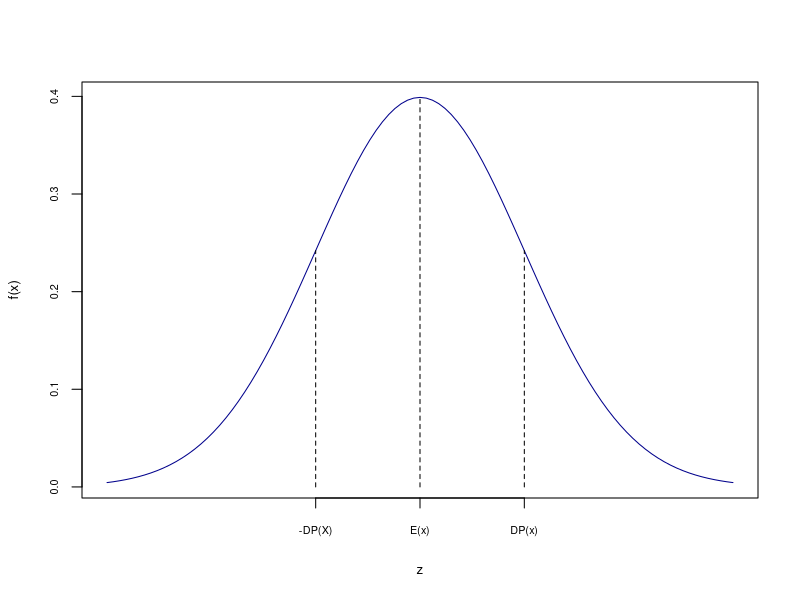
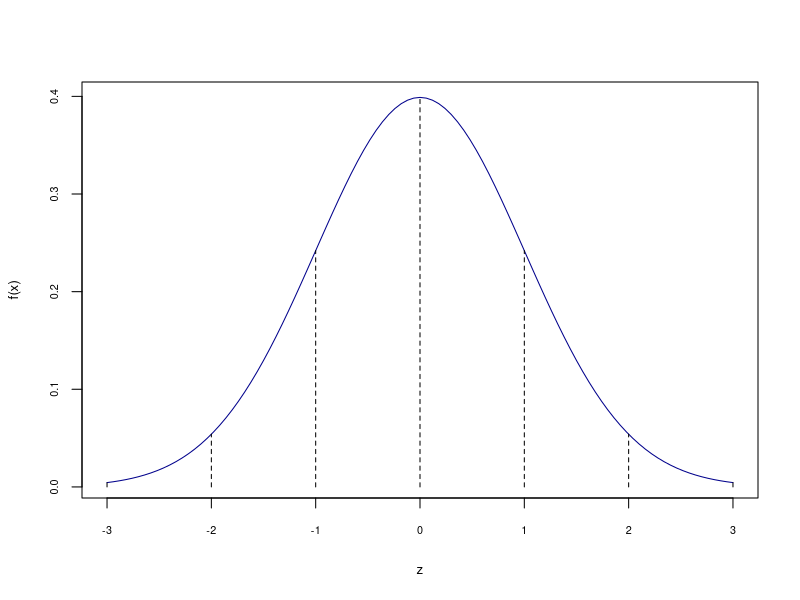
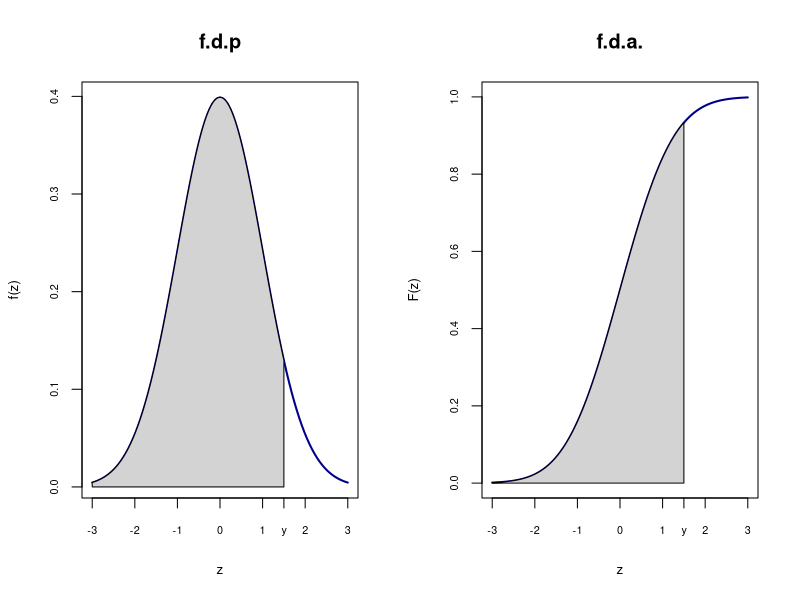
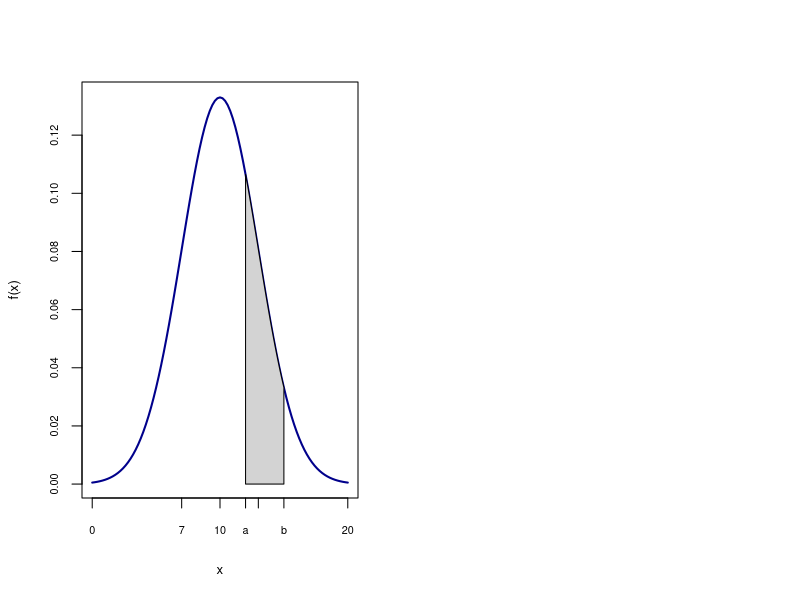
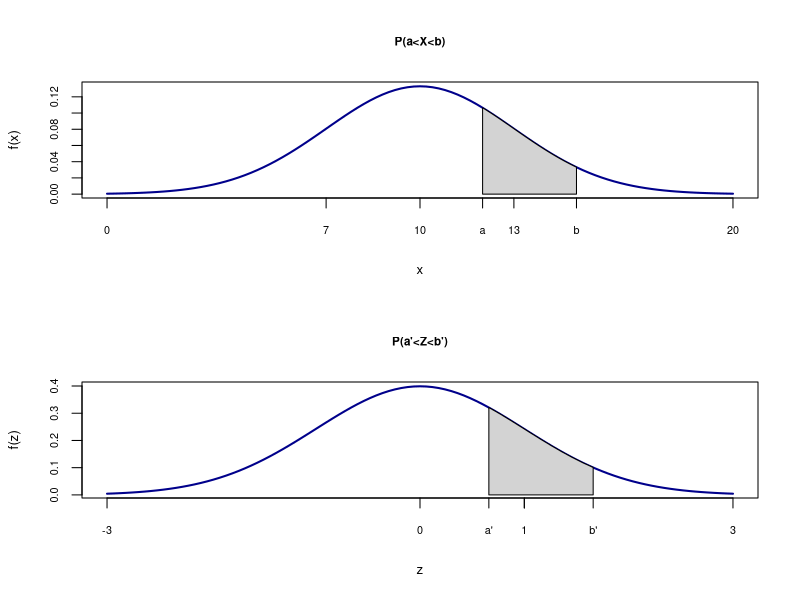
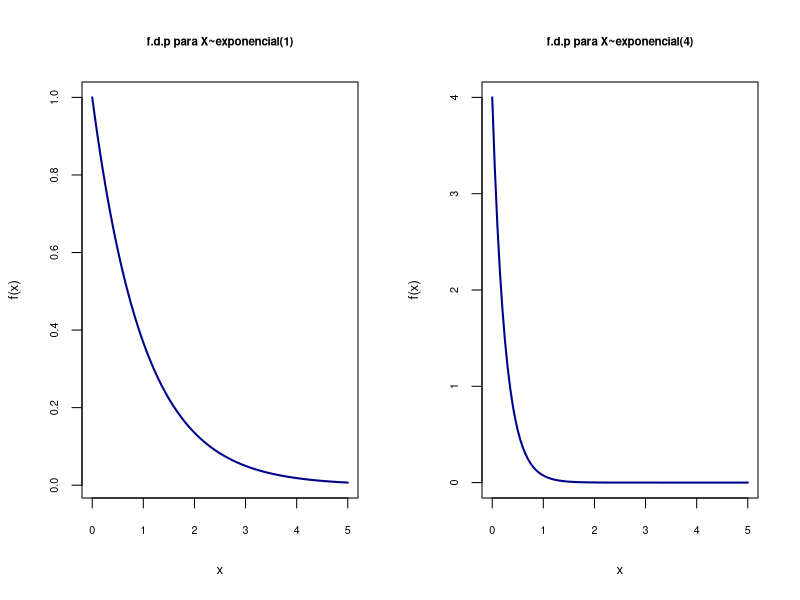
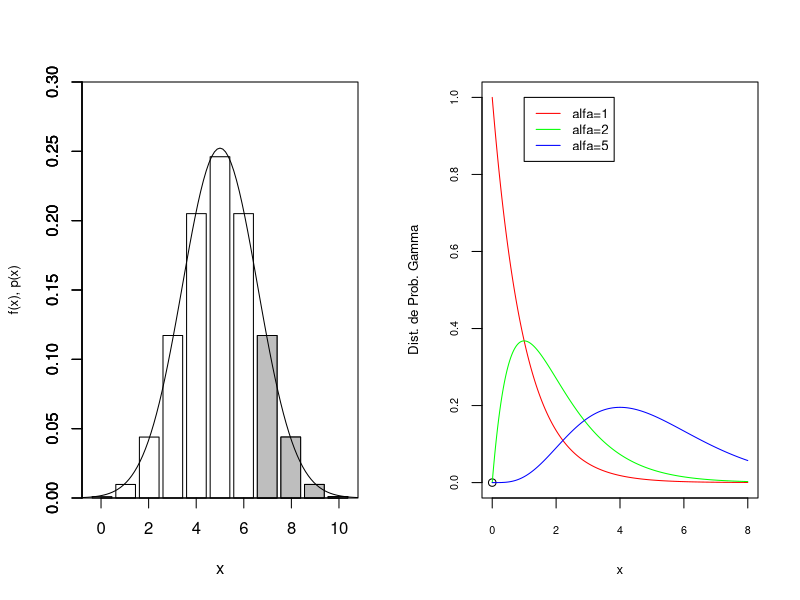
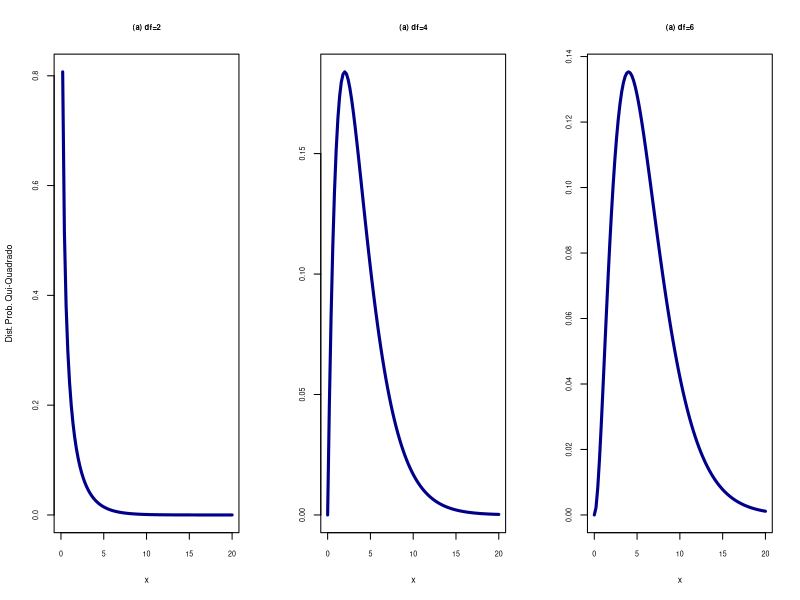

Reproduce these figures in R, in order.
## ---- chunk 1
x<-seq(-3,3,0.1)
fdnorm<-dnorm(x = x, mean = 0, sd=1)  
fdanorm<-pnorm(q = x, mean = 0, sd=1)
curve(dnorm(x,0,1),xlim=c(-3,3),main='',xaxt="n",xlab="z", ylab="f(x)",
      col="darkblue",cex.axis=0.65, cex.lab=0.8) 
axis(1,at=c(-1, 0, 1),labels =
       c("-DP(X)","E(x)","DP(x)"),cex.axis=0.65, cex.lab=0.8) 
lines(x=c(0,0),y=c(0,fdnorm[x==0]),lty=2, col="black") 
lines(x=c(1,1),y=c(0,fdnorm[x==1]),lty=2, col="black")
lines(x=c(-1,-1),y=c(0,fdnorm[x==-1]),lty=2, col="black")

## ---- chunk 2
x<-seq(-3,3,0.1)
fdnorm<-dnorm(x = x, mean = 0, sd=1)  
fdanorm<-pnorm(q = x, mean = 0, sd=1)
curve(dnorm(x,0,1),xlim=c(-3,3),main='',xaxt="n",xlab="z", ylab="f(x)",
      col="darkblue",cex.axis=0.65, cex.lab=0.8) 
axis(1,at=c(-3,-2,-1, 0, 1, 2, 3),labels =
       c(-3,-2,-1,0,1,2,3),cex.axis=0.65, cex.lab=0.8) 
lines(x=c(0,0),y=c(0,fdnorm[x==0]),lty=2, col="black") 
lines(x=c(1,1),y=c(0,fdnorm[x==1]),lty=2, col="black") 
lines(x=c(-1,-1),y=c(0,fdnorm[x==-1]),lty=2, col="black") 
lines(x=c(2,2),y=c(0,fdnorm[x==2]),lty=2, col="black") 
lines(x=c(-2,-2),y=c(0,fdnorm[x==-2]),lty=2, col="black") 
lines(x=c(3,3),y=c(0,fdnorm[x==3]),lty=2, col="black") 
lines(x=c(-3,-3),y=c(0,fdnorm[x==-3]),lty=2, col="black") 
## ---- chunk 3
x<-seq(-3,3,0.1) 
fdnorm<-dnorm(x = x, mean = 0, sd=1)   
fdanorm<-pnorm(q = x, mean = 0, sd=1)
par(mfrow=c(1,2))
regiao=seq(-3,1.5,0.01)
cord.x <- c(min(regiao),regiao,max(regiao))
cord.y <- c(0,dnorm(regiao),0) 
curve(dnorm(x,0,1),xlim=c(-3,3),main='f.d.p',xlab="z",type="l",
      col="darkblue",lwd=2, ylab="f(z)",xaxt="n",cex.axis=0.65, cex.lab=0.8 ) 
axis(1,at=c(-3,-2,-1, 0, 1, 1.5,2, 3),labels =
       c(-3,-2,-1,0,1,"y",2, 3),cex.axis=0.65, cex.lab=0.8) 
polygon(cord.x,cord.y,col='lightgray')

regiao=seq(-3,1.5,0.01)
cord.x <- c(min(regiao),regiao,max(regiao))
cord.y <- c(0,pnorm(regiao),0) 
curve(pnorm(x,0,1),xlim=c(-3,3),main='f.d.a.',xlab="z",type="l",
      col="darkblue",lwd=2, ylab="F(z)",xaxt="n",cex.axis=0.65, cex.lab=0.8 ) 
axis(1,at=c(-3,-2,-1, 0, 1, 1.5,2, 3),labels =
       c(-3,-2,-1,0,1,"y",2, 3),cex.axis=0.65, cex.lab=0.8) 
polygon(cord.x,cord.y,col='lightgray')
## ---- chunk 4
x<-seq(0,20,0.1) 
fdnorm<-dnorm(x = x, mean = 10, sd=3)   
regiao=seq(12,15,0.1)
cord.x <- c(min(regiao),regiao,max(regiao))
cord.y <- c(0,dnorm(regiao, mean=10, sd=3),0) 
curve(dnorm(x,10,3),xlim=c(0,20),xlab="x",type="l", 
      col="darkblue",lwd=2, ylab="f(x)",xaxt="n",
      cex.axis=0.65, cex.lab=0.8, cex.main=0.7 ) 
axis(1,at=c(0,7, 10, 12,13, 15,20),labels =
       c(0, 7, 10, "a",13,"b",20),cex.axis=0.65, cex.lab=0.8) 
polygon(cord.x, cord.y, col='lightgray')
## ---- chunk 5
par(mfrow=c(2,1))
x<-seq(0,20,0.1) 
fdnorm<-dnorm(x = x, mean = 10, sd=3)   
regiao=seq(12,15,0.1)
cord.x <- c(min(regiao),regiao,max(regiao))
cord.y <- c(0,dnorm(regiao, mean=10, sd=3),0) 
curve(dnorm(x,10,3),xlim=c(0,20),xlab="x",type="l", 
      col="darkblue",lwd=2, ylab="f(x)",xaxt="n",main="P(a<X<b)",
      cex.axis=0.65, cex.lab=0.8, cex.main=0.7 ) 
axis(1,at=c(0,7, 10, 12,13, 15,20),labels =
       c(0, 7, 10, "a",13,"b",20),cex.axis=0.65, cex.lab=0.8) 
polygon(cord.x, cord.y, col='lightgray')

z<-seq(-3,3,0.1) 
fdnorm<-dnorm(x = x, mean = 0, sd=1)   
regiao=seq(0.66,1.66,0.1)
cord.x <- c(min(regiao),regiao,max(regiao))
cord.y <- c(0,dnorm(regiao, mean=0, sd=1),0) 
curve(dnorm(x,0,1),xlim=c(-3,3),xlab="z",type="l", 
      col="darkblue",lwd=2, ylab="f(z)",xaxt="n",main="P(a'<Z<b')",
      cex.axis=0.65, cex.lab=0.8, cex.main=0.7 ) 
axis(1,at=c(-3,1, 0, 0.66 ,1, 1.66, 3),labels =
       c(-3, 1, 0, "a'",1,"b'",3),cex.axis=0.65, cex.lab=0.8) 
polygon(cord.x, cord.y, col='lightgray')
## ---- chunk 6
pnorm(10000,mean=10000,sd=1500)
pnorm(15000,mean=10000,sd=1500)-pnorm(12000,mean=10000,sd=1500)
1-pnorm(20000,mean=10000,sd=1500)
## ---- chunk 7
par(mfrow=c(1,2))
curve(dexp(x,1),xlim=c(0,5),main="f.d.p para X~exponencial(1)",
      xlab="x",type="l", col="darkblue",lwd=2, ylab="f(x)",
      cex.axis=0.65, cex.lab=0.8, cex.main=0.7)
curve(dexp(x,4),xlim=c(0,5),main="f.d.p para X~exponencial(4)",
      xlab="x",type="l", col="darkblue",lwd=2, ylab="f(x)",
      cex.axis=0.65, cex.lab=0.8, cex.main=0.7)
## ---- chunk 8
1-pexp(500,rate=1/500)
## ---- chunk 9
barplot(height = dbinom(0:10,size=10,prob = 1/2),col = "white",ylim=c(0,0.3), 
        ylab="f(x), p(x)", cex.lab=0.8,cex.main=0.7)
par(new=T)
barplot(height = c(rep(0,7),dbinom(7:10,size=10,prob = 1/2)),ylim=c(0,0.3),
        border=c(rep(NA,7),rep("black",4)), col = c(rep(NA,7),rep("gray",4)))
par(new=T)
curve(dnorm(x,mean=5, sd=sqrt(2.5)),xlim=c(-0.8,10.8),ylim=c(0.0,0.3),xaxs="i",yaxs="i",ylab="") 

## ---- chunk 10
1-pbinom(6,size=10,prob=1/2)
## ---- chunk 11
1-pnorm(6.5,mean=5,sd=sqrt(2.5))
## ---- chunk 12
col <- rainbow(3)
a <- c(1,2,5)
plot(0,0,xlab="x",ylab="Dist. de Prob. Gamma",
     xlim = c(0,8),ylim = c(0,1),
      cex.axis=0.65, cex.lab=0.8, cex.main=0.7)
for (i in 1:3)
{
  lines(seq(0,8,by=0.01),dgamma(seq(0,8,by=0.01),a[i],1),col = col[i])
}
legend(1, 1, legend=c("alfa=1", "alfa=2", "alfa=5"),
       col=c("red", "green", "blue"), lty=1:1, cex=0.8)
## ---- chunk 13
par(mfrow=c(1,3))
curve(dchisq(x,df=1),xlim=c(0,20),xlab="x", ylab="Dist. Prob. Qui-Quadrado", 
      main="(a) df=2", col="darkblue",lwd=3,
      cex.axis=0.65, cex.lab=0.8, cex.main=0.7)
curve(dchisq(x,df=4),xlim=c(0,20),xlab="x", ylab="", 
      main="(a) df=4", col="darkblue",lwd=3,
      cex.axis=0.65, cex.lab=0.8, cex.main=0.7)
curve(dchisq(x,df=6),xlim=c(0,20),xlab="x", ylab="", 
      main="(a) df=6", col="darkblue",lwd=3,
      cex.axis=0.65, cex.lab=0.8, cex.main=0.7)


## ---- chunk 14
curve(dnorm(x),ylim=c(0,0.4),xlim=c(-3,3),xlab="x",col="darkred",ylab="Dist. Prob. t-student",lwd=3)
par(new=TRUE)
curve(dt(x,df=1),ylim=c(0,0.4),xlim=c(-3,3),xlab="",col="orange",lty=1,ylab="")
par(new=TRUE)
curve(dt(x,df=3),ylim=c(0,0.4),xlim=c(-3,3),xlab="",col="darkgreen",lty=1,ylab="")
par(new=TRUE)
curve(dt(x,df=15),ylim=c(0,0.4),xlim=c(-3,3),xlab="",col="blue",lty=1,ylab="")
legend(-3,0.4,lty=c(1,1,1,1), col=c("darkred","orange","darkgreen","blue"),
       legend=c("normal padrão", "t-gl=1","t-gl=3", "t-gl=15"),bty="n",lwd=c(2,2,2,2),cex=0.75)
## ---- chunk 15
x<-seq(0,10,0.1) 
curve(df(x,df1=2, df2=2),ylim=c(0,1),xlim=c(0,4),xlab="x",col="orange",lty=1,ylab="Distribuição de Prob. F")
par(new=TRUE)
curve(df(x,df1=5, df2=7),ylim=c(0,1),xlim=c(0,4),xlab="",col="darkblue",lty=1,ylab="")
par(new=TRUE)
curve(df(x,df1=20, df2=20),ylim=c(0,1),xlim=c(0,4),xlab="",col="darkgreen",lty=1,ylab="")
legend(2,1,lty=c(1,1,1,1), col=c("orange","darkblue","darkgreen"),
       legend=c("gl1=2; gl2=2", "gl1=5; gl2=7","gl1=20; gl2=20"),bty="n",lwd=c(2,2,2,2),cex=0.75)
